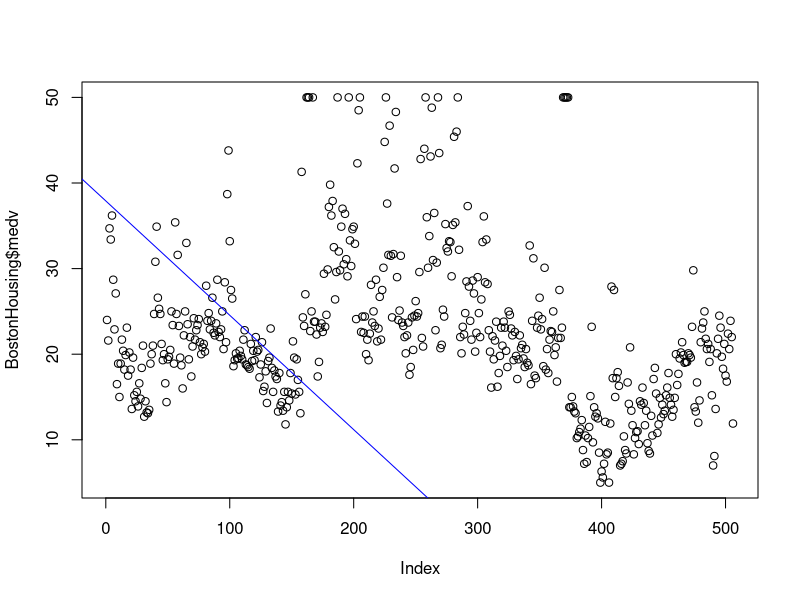

Write the R code that produced this figure.
#<<<---------- Bemerkung Korrektur --------------->>>
# -------------
# Ergebnis:
# -------------
# Aufgabe 1: /3
# Aufgabe 2: /4
# Aufgabe 3: /5
# Aufgabe 4: /6
# Aufgabe 5: /6
# Aufgabe 6: /6
# -------------
# Summe: /30
#--------------
#<<<---------------------------------------------->>>

#
# Template für die Bearbeitung der Übungsaufgaben 7
#        -- Analyse des BostonHousing-Datensatz -- 
#

#-----------------
# Bitte ausfüllen:
#-----------------
# Gruppe: Anakin
# Namen und Matrikelnummern:
# Jonas Lang, 7904543
# Simon Baader, 9879031
# Nina Heyer, 8804482
# Jessica Fander, 2525677


#-------------------------
# notwendinge Bibliotheken
#-------------------------

library(mlbench) #Datensatz
library(glmnet)  #Ridge/Lasso-Regression

data("BostonHousing")

#------------------------------------
# Aufgabe 1: Trainings- und Testdaten
#------------------------------------

seed <- 15
# Damit alle Seed-Funktionen den gleichen Seed haben. Für alle Zahlen hier wurde der seed15 verwendet
set.seed(seed) # Für bessere Nachvollziehbarkeit wird ein Seed gesetzt.
laenge <- length(BostonHousing$crim) # Anzahl der Datensätze
aufteilung <- sample(laenge,0.8*laenge) # Aufteilung für Test und Trainingsdaten
BostonHousing.trainingsdaten <- BostonHousing[aufteilung,] # Trainingsdaten
BostonHousing.testdaten<- BostonHousing[-aufteilung,] # Testdaten

#------------------------------------
# Aufgabe 2: Lineare Regression
#------------------------------------

# Lineares Modell 
lm.fit.all <- lm(
  formula = medv ~ .,
  data = BostonHousing.trainingsdaten
)
# Funktion für MQA für Trainingsdaten
mqaTraining <- function(modell){
  return( 
    mean(
      (BostonHousing.trainingsdaten$medv - predict(modell,BostonHousing.trainingsdaten ))^2)
    )
}

# Funktion für MQA für Trainingsdaten
mqaTest <- function(modell){
  return( 
    mean(
      (BostonHousing.testdaten$medv - predict(modell,BostonHousing.testdaten ))^2)
  )
}

# Summary für bessere Übersicht
summary(lm.fit.all)

#Trainingsfehler
training.mqa.lm <- mqaTraining(lm.fit.all)
training.mqa.lm
# [1] 22.34304

#Testfehler
test.mqa.lm <- mqaTest(lm.fit.all)
test.mqa.lm 
# [1] 20.73189

#------------------------------------
# Aufgabe 3: Bias-Variance
#------------------------------------



summary(lm.fit.all)
# Relevante Ergebnisse des summaries:
# Residual standard error: 4.811 on 390 degrees of freedom
# Multiple R-squared:  0.7282,	Adjusted R-squared:  0.7191 
# F-statistic: 80.36 on 13 and 390 DF,  p-value: < 2.2e-16

# R-Squared zeigt an, wie viel der beobachteten Varianz durch das Regressionsmodell erklärt wird 
# Ein wert von 0.74 bedeuete, dass 74% der Varianz durch das Regeressionsmodell erklärt werden kann 
# Dies bedeuet, dass das Modell 26% der Varianz im Datensatz nicht erklären kann. Dies ist also kein extrem schlechter Wert, aber auch kein guter Wert
# Dies geschieht größtenteils durch die Angepasstheit des Modells an die Daten. Im fall des OVerfitting (Variance muss reduziert werden, weil sich das Modell zu sehr an das zufällige Rauschen anpasst), passt sich das Modell zu sehr an
# Wenn es Probleme mit dem Bias gibt (Underfitting), passt sich das Modell nicht genug an die daten an 

# Over-/Underfitting 
plot(BostonHousing$medv)
abline(reg= lm.fit.all, col ="blue")

# Im Plot erkennt man eindeutig, dass eine lineares Modell nicht flexibel genug ist, um die Daten zu erklären.
# Deshalb liegt hier ein Fall von Underfitting vor. 
# Das ist hier der Fall, da der Zusammenhang, wie man auf dem Plot sehen kann, nicht linear ist, aber mit einem linearen Modell
# erklärt werden soll. Das PRoblem liegt hierbei somit nicht in einer großen Varianz, da sich das Modell auf Grund der geringen flexibilität nicht gut an die Trainigsdaten anpassen kann 
# Im Fall von einem Variance Problem (overfitting), würde man außerdem erwarten, dass der Testfehler signifikant größer als der Trainingsfehler ist. 

#------------------------------------
# Aufgabe 4: Ridge Regression
#------------------------------------

library(glmnet)
set.seed(seed)
# Liste von Lambda-Werten, die das Modell ausprobieren soll (aus Aufgabenstellung)
lambda <- 10^seq( from = 5, to = -3, length = 100)

#Trainingsdatenmatrizen für die unabhängigen (x) und abhängigen Variablen (y) erstellen
BostonHousing.trainingsdaten.x <- data.matrix(subset(BostonHousing.trainingsdaten, select = -c(medv) ))
BostonHousing.trainingsdaten.y <- BostonHousing.trainingsdaten[, "medv"]

# Passende Daten für den Test zur Bestimmung des Testfehlers
BostonHousing.testdaten.x <- data.matrix(subset(BostonHousing.testdaten, select = -c(medv) ))
BostonHousing.testdaten.y <- BostonHousing.testdaten[, "medv"]

# Ridge Regressionsmodell
ridge.fit.cv <- cv.glmnet(x= BostonHousing.trainingsdaten.x,y= BostonHousing.trainingsdaten$medv,alpha = 0, lambda =lambda)

# Optimales Lambda finden
bestes_lambda.ridge <- ridge.fit.cv$lambda.min

# Modell mit optimalem Lambda
ridge.fit <- glmnet(x= BostonHousing.trainingsdaten.x,y= BostonHousing.trainingsdaten$medv,alpha = 0, lambda =bestes_lambda.ridge)

# Testfehler
test.mqa.ridge<- mean(
  (BostonHousing.testdaten.y - predict(ridge.fit, BostonHousing.testdaten.x))^2
)
test.mqa.ridge

#------------------------------------
# Aufgabe 5: Lasso Regression
#------------------------------------

# Lasso Regressionsmodell
lasso.fit.cv <- cv.glmnet(x= BostonHousing.trainingsdaten.x,y= BostonHousing.trainingsdaten$medv,alpha = 1, lambda =lambda)

# Optimales Lambda finden
bestes_lambda.lasso <- lasso.fit.cv$lambda.min

# Modell mit optimalem Lambda
lasso.fit <- glmnet(x= BostonHousing.trainingsdaten.x,y= BostonHousing.trainingsdaten$medv,alpha = 1, lambda =bestes_lambda.lasso)

# Testfehler
test.mqa.lasso<- mean(
  (BostonHousing.testdaten.y - predict(lasso.fit, BostonHousing.testdaten.x))^2
)
test.mqa.lasso

# Feature Selection
coef(lasso.fit)

# Ergebnis:
# 14 x 1 sparse Matrix of class "dgCMatrix"
# s0
# (Intercept)  34.644681413
# crim         -0.130062865
# zn            0.044980411
# indus         0.024424487
# chas          2.361136092
# nox         -17.032723292
# rm            3.699164991
# age           0.010078506
# dis          -1.380068472
# rad           0.329302198
# tax          -0.012334912
# ptratio      -0.984386569
# b             0.008114339
# lstat        -0.547459892

# Keine Variable wird auf Null geschätzt
# Im lasso wird dies jedoch bei anderen Seed(z.B. seed=18, bei dem indus und age auf null geschätzt werden)  ein Punkt angezeigt, welcher für eine null schätzung  steht.
# Im ridge werden die werte zwa r sehr klein, aber (praktisch) nie null

#------------------------------------
# Aufgabe 6: Vergleich der Ergebnisse
#------------------------------------

test.mqa.lm
test.mqa.lasso
test.mqa.ridge

#Berechnugn der Varianz 
testfehler <- c(test.mqa.lasso, test.mqa.lm, test.mqa.ridge)
var(testfehler)
# Wert = [1] 0.014206383
# Die Varianz ist ein Weg, um zu messen, wie verteilt die Datenwerte um den Mittelwert liegen.

# der sehr geringe Wert der Varianz zeigt, dass die Regularisierung zu keinem Großem Unterschied im Testfehler geführt hat
#, der Testfehler aber bei den Regularisierten Modellen bei diesem seed leicht kleiner war(in anderen seeds varriert dies jedoch)
# Dies lässt sich dadurch begründen, dass die Regularisierung Overfitting (anhand des Strafterms Lambda) bestrafen soll.
# Damit reduziert die Regularisierung die Varianz, aber nicht die Bias
# Durch das lineare Modell liegt hier allerdings Underfitting vor, auf Grund der hohen Bias der linearen Regression, da das Modell nicht die nötige Flexibilität hat, um sich an den Datensatz anzupassen
# (siehe Aufgabe 3), weshalb Regularisierungsmethoden zur Vermeidung der Überanpassung
# an dieser Stelle keinen Sinn ergeben und auch den Testfehler somit nicht reduzieren können. 
